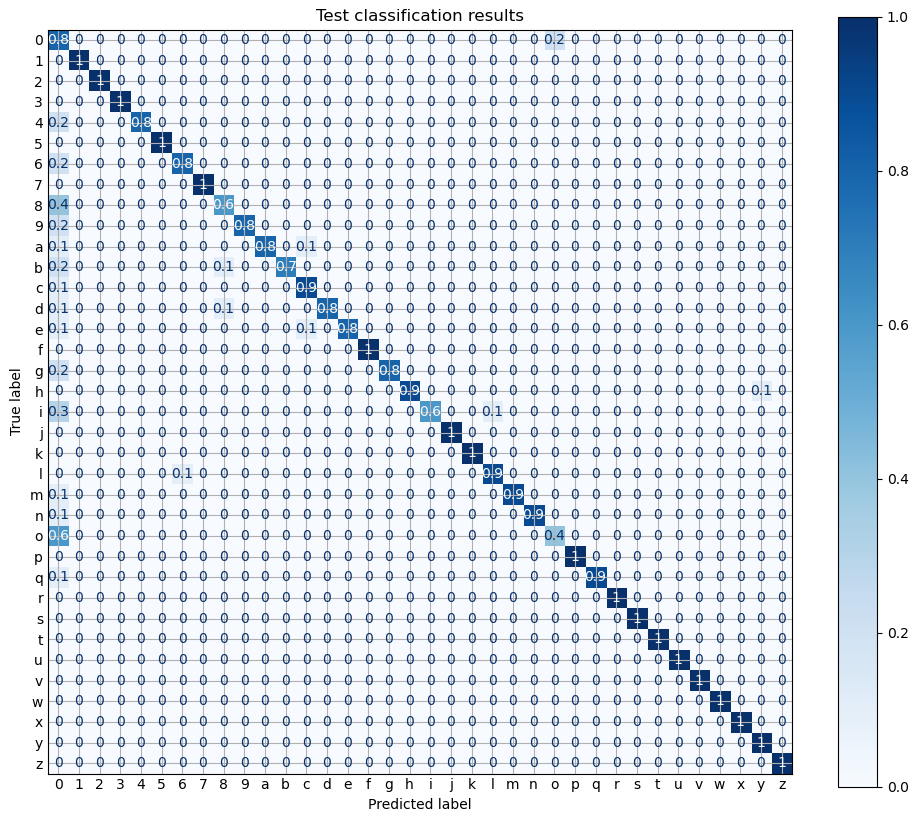
#> input picture code/confusion_matrix.png, 918 x 822 px
$ python -i correctPerspective.py   (imports and definitions only)
#> lines starting #> are read from the running program, lines starting #| are printed output that depends on the picture; after the words box and inside, x2 and y2 are one past the last pixel; in counts of white or black regions, pixels touching at a corner belong together
#> further down, picture is the input picture: shape (822, 918, 3); mean B, G, R 235.3, 227.2, 219.9
#!/usr/bin/env python3
# -*- coding: utf-8 -*-
"""
Created on Sun May  9 08:39:13 2021

@author: nuriamartinezbarnola
"""

import numpy as np
import matplotlib.pyplot as plt
from PIL.Image import *
from scipy import ndimage
import cv2

# [54 lines left out: function correctPerspective, not called in this run]

def prepar(image):
    im_org=image
    gray=cv2.cvtColor(image, cv2.COLOR_BGR2GRAY)
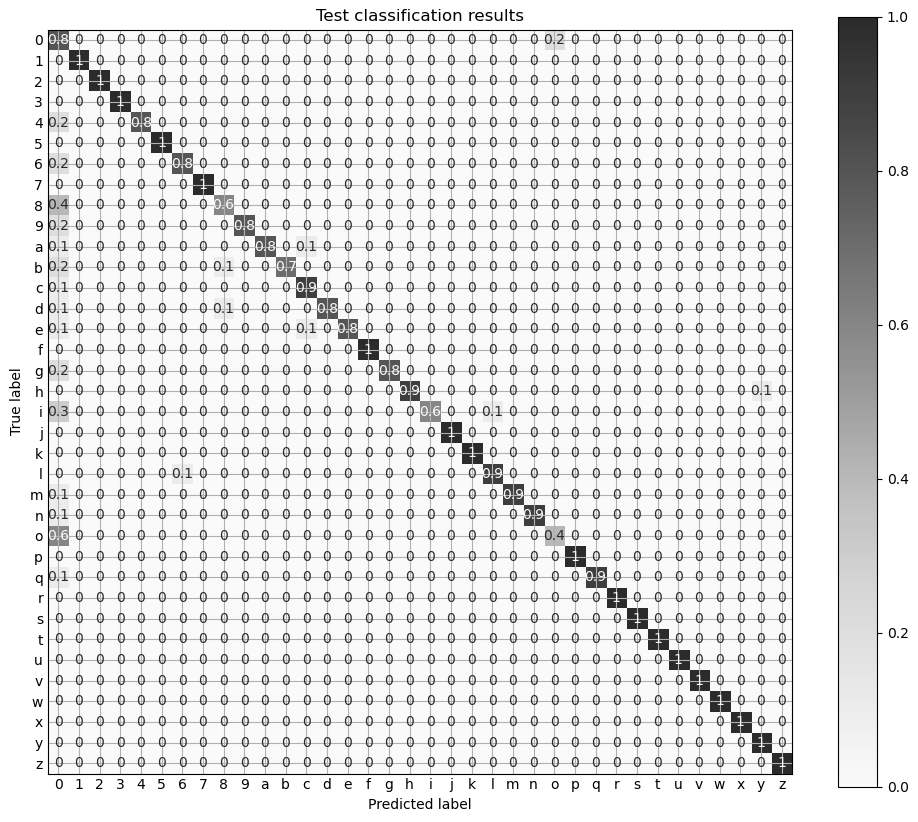
#> gray: shape (822, 918); min 0, max 255, mean 225.8
    t=cv2.adaptiveThreshold(gray,255,cv2.ADAPTIVE_THRESH_GAUSSIAN_C, cv2.THRESH_BINARY_INV,15,3)
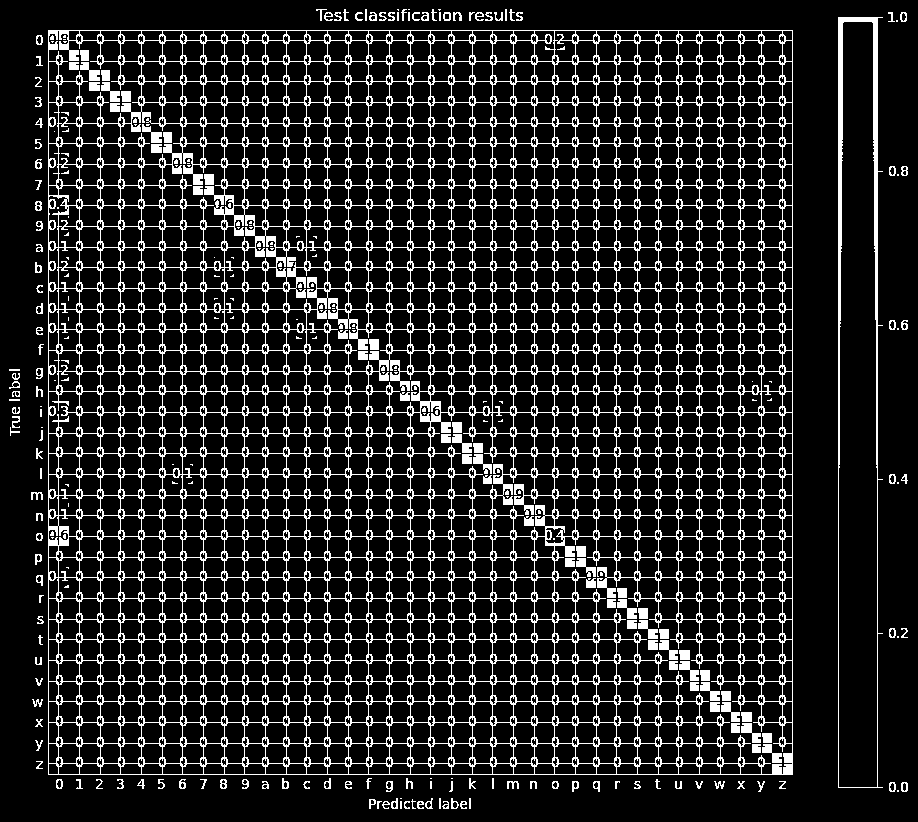
#> t: shape (822, 918); 15.1% white in thin lines or dots
    w=t.shape[0]
#> w = 822
    h=t.shape[1]
#> h = 918
    cnts=cv2.findContours(t, cv2.RETR_TREE, cv2.CHAIN_APPROX_SIMPLE)
#> cnts = 2912 contours, 219 with area under 20; largest, box (x1, y1, x2, y2) and area: (48, 30, 793, 775) 553536, (838, 17, 883, 788) 30035, (838, 21, 878, 788) 27665, (554, 536, 793, 775) 12067, (48, 30, 142, 124) 3880
    cnts=cnts[0] if len(cnts)==2 else cnts[1]
    for c in cnts:
        area=cv2.contourArea(c)
        if (area<1000):
            cv2.drawContours(t,[c],-1,(0,0,0),-1)
#> this loop made 2912 passes
#> area on passes 1, 3, 5: 22.5, 23, 24.5
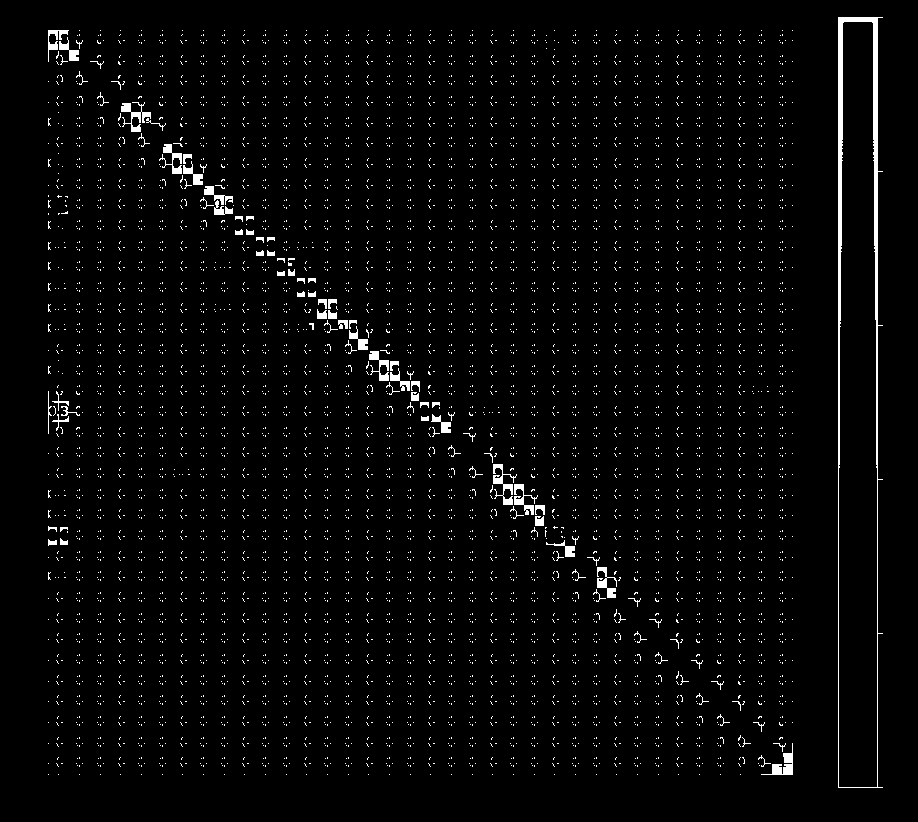
#> t: shape (822, 918); 2.8% white; 6339 white regions (6256 under 20 px), largest, box (x1, y1, x2, y2) and area: (838, 17, 883, 788) 4002, (493, 464, 517, 505) 332, (761, 743, 793, 775) 329
    #plt.imshow(t,'gray')
    t=fromarray(t)
    return (t,w,h,im_org)
#p=detect(t)
# [48 lines left out: function show, not called in this run]


>>> import cv2
>>> picture = cv2.imread('confusion_matrix.png')
>>> result = prepar(picture)
